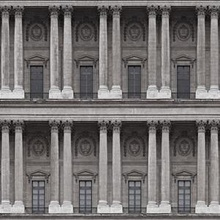
%> input picture type-2 fuzzy identifier and matrix completion denoiser/image/pillar.jpg, 220 x 220 px, shrunk from 300 x 300 before the run
$ octave run.m   (GNU Octave 9; MATLAB toolbox functions it lacks are replaced by stand-ins)
%> lines starting %> are read from the running program, lines starting %| are printed output that depends on the picture
close all;
clear;clc;
tic;
%% Read image and Initialization
dir = pwd;
input_image = imread(strcat(dir,'\image\pillar.jpg'));
%> input_image is the input picture: size 220x220x3 uint8; mean R, G, B 116.2, 112.5, 111.6
[~,~,d] = size(input_image);
%> d = 3
if d == 3
    im_gray=rgb2gray(input_image);
    im_gray_1=im2double(im_gray);
else
    im_gray_1=im2double(input_image);
end

Noise_density = 0.80;%amount of noise
im_noised = imnoise(im_gray_1,'salt & pepper',Noise_density);
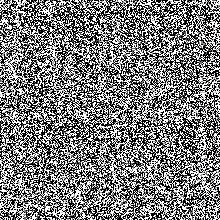
%> im_noised: size 220x220 double; min 0, max 1, mean 0.488

[p,q]=size(im_noised);
%> p = 220; q = 220
im_denoised=0.63*ones(p+20,q+20);% Padding for edges
im_denoised(10:p+9,10:q+9)=im_noised; %Image at center
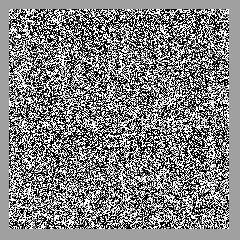
%> im_denoised: size 240x240 double; min 0, max 1, mean 0.51
im_Omega=0.63*ones(p+20,q+20);% Padding for edges
im_Omega(10:p+9,10:q+9)=im_noised; %Image at center

%% Type-2 Fuzzy Identifier
im_denoised_pixels = zeros(p+20,q+20);%denoised image
im_noised_pixels = zeros(p+20,q+20);%mask showing location of SAP
%> (the run ends here)
